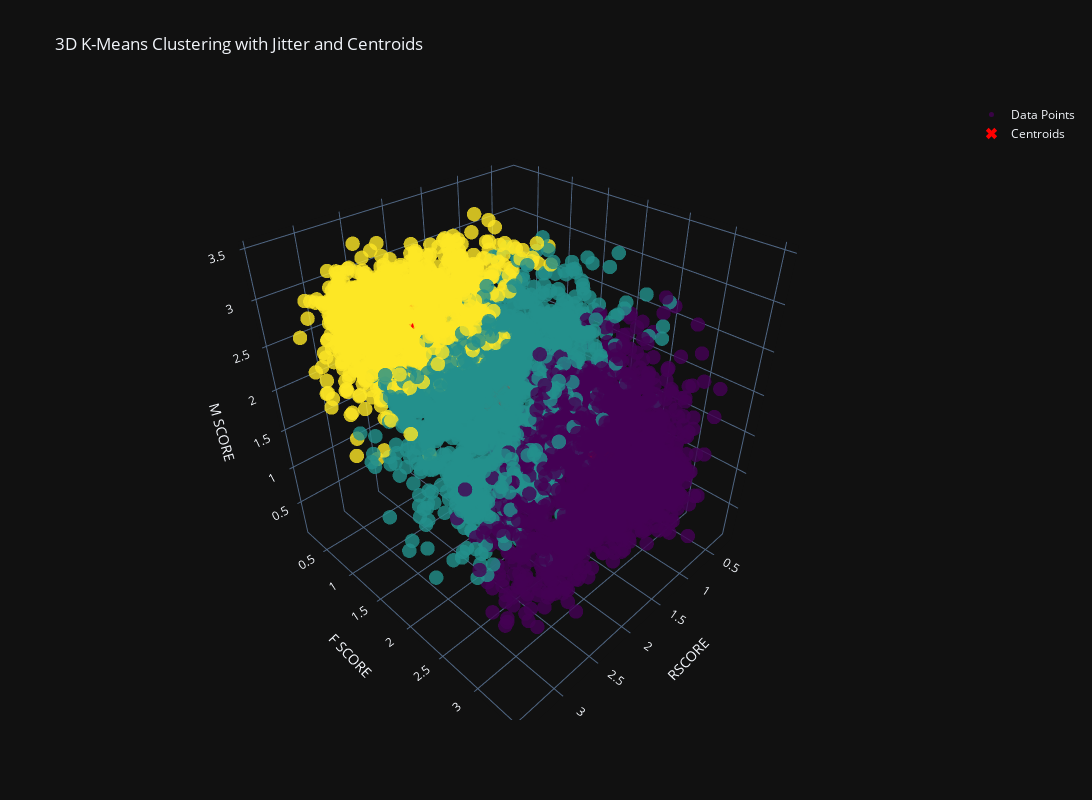

Notebook source saved alongside this figure:
### Code cell
import plotly.graph_objects as go



# Apply K-Means Clustering
n_clusters = 3  # Define the number of clusters
kmeans = KMeans(n_clusters=n_clusters)
df1['Cluster'] = kmeans.fit_predict(df1[['RSCORE', 'F SCORE', 'M SCORE']])

# Get the coordinates of centroids
centroids = kmeans.cluster_centers_

# Amount of jitter
jitter_amount = 0.2

# Adding jitter by generating random noise
x_jitter = df1['RSCORE'] + np.random.normal(0, jitter_amount, len(df1))
y_jitter = df1['F SCORE'] + np.random.normal(0, jitter_amount, len(df1))
z_jitter = df1['M SCORE'] + np.random.normal(0, jitter_amount, len(df1))

# Creating an interactive 3D plot with Plotly
fig = go.Figure()

# Add scatter plot for the data points
fig.add_trace(go.Scatter3d(
    x=x_jitter,
    y=y_jitter,
    z=z_jitter,
    mode='markers',
    marker=dict(
        size=5,
        color=df1['Cluster'],  # Color by cluster
        colorscale='Viridis',
        opacity=0.8
    ),
    name='Data Points'
))

# Add scatter plot for centroids
fig.add_trace(go.Scatter3d(
    x=centroids[:, 0],
    y=centroids[:, 1],
    z=centroids[:, 2],
    mode='markers',
    marker=dict(
        size=10,
        color='red',
        symbol='x',
        opacity=1
    ),
    name='Centroids'
))

# Update layout for resizing
fig.update_layout(
    title='3D K-Means Clustering with Jitter and Centroids',
    scene=dict(
        xaxis_title='RSCORE',
        yaxis_title='F SCORE',
        zaxis_title='M SCORE'
    ),
    width=1200,  # Set the desired width
    height=800  # Set the desired height
)

fig.show()

### Figure 1 — Plotly figure (JSON) as saved in the notebook; plotly's stock layout.template omitted (floating-point values rounded to 4 significant figures; data arrays with more than 128 entries replaced by an {"elided": "..."} marker saying what was removed)
{"data": [{"marker": {"color": {"elided": "4372 int values"}, "colorscale": [[0.0, "#440154"], [0.1111, "#482878"], [0.2222, "#3e4989"], [0.3333, "#31688e"], [0.4444, "#26828e"], [0.5556, "#1f9e89"], [0.6667, "#35b779"], [0.7778, "#6ece58"], [0.8889, "#b5de2b"], [1.0, "#fde725"]], "opacity": 0.8, "size": 5}, "mode": "markers", "name": "Data Points", "x": {"elided": "4372 float values"}, "y": {"elided": "4372 float values"}, "z": {"elided": "4372 float values"}, "type": "scatter3d"}, {"marker": {"color": "red", "opacity": 1, "size": 10, "symbol": "x"}, "mode": "markers", "name": "Centroids", "x": [1.334, 2.122, 2.474], "y": [2.576, 1.855, 0.9655], "z": [1.226, 2.089, 2.769], "type": "scatter3d"}], "layout": {"title": {"text": "3D K-Means Clustering with Jitter and Centroids"}, "scene": {"xaxis": {"title": {"text": "RSCORE"}}, "yaxis": {"title": {"text": "F SCORE"}}, "zaxis": {"title": {"text": "M SCORE"}}}, "width": 1200, "height": 800}}
